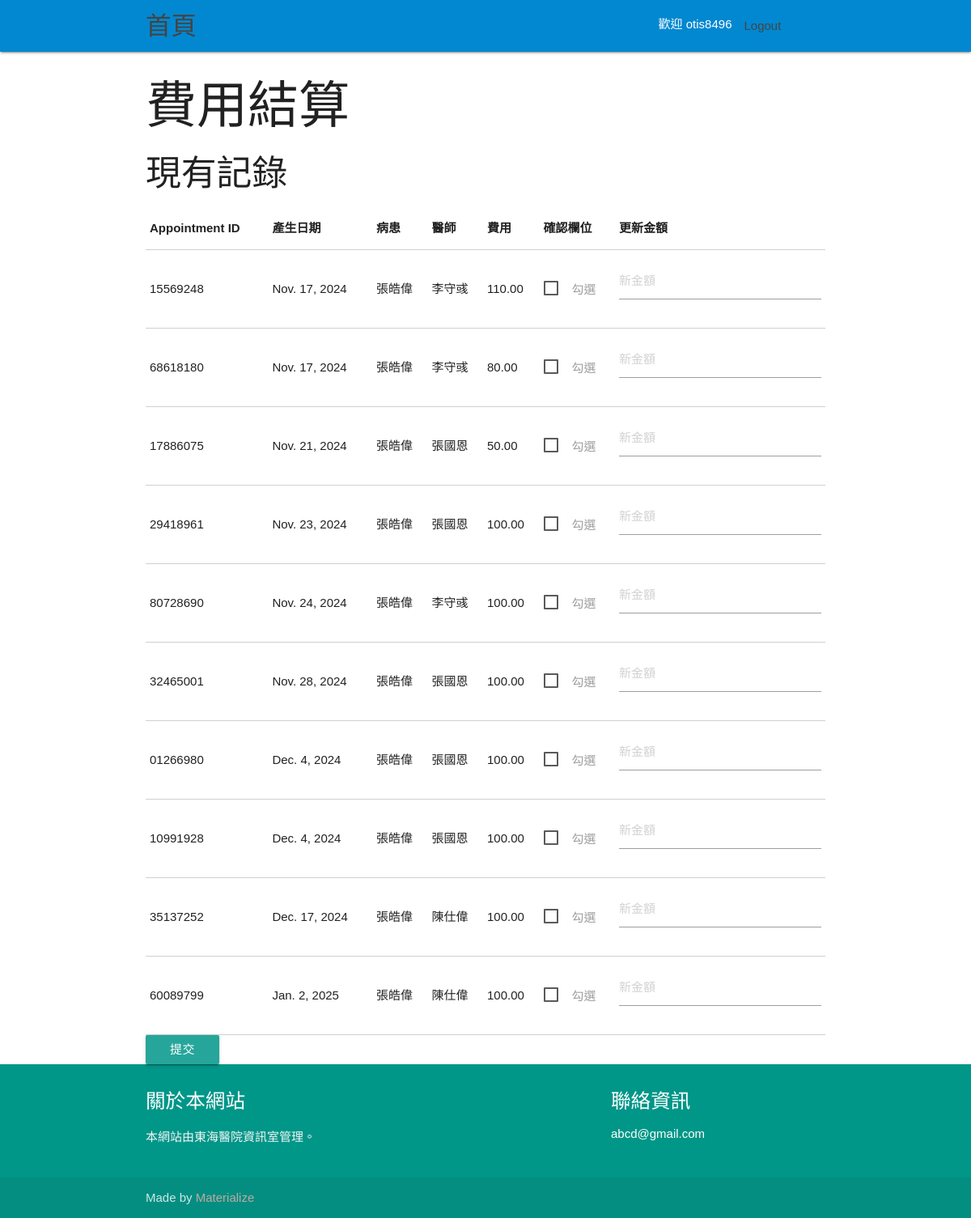
Screenshot of /billing/billing_interface/ (signed in) with the database file from the repository.
### appointments/models.py (models this page shows)
class User(AbstractUser):
    ROLE_CHOICES = [
        ('patient', 'Patient'),
        ('doctor', 'Doctor'),
    ]
    role = models.CharField(max_length=10, choices=ROLE_CHOICES, default='patient')  # 使用者的角色，預設為病患
    age = models.PositiveIntegerField(null=True, blank=True)  # 使用者的年齡（可選）
    gender = models.CharField(max_length=1, choices=[('M', 'Male'), ('F', 'Female')], null=True, blank=True)  # 性別

class Appointment(models.Model):
    appointment_id = models.CharField(max_length=8, unique=True, null=True, blank=True)  # 預約的唯一識別碼，最多 8 個字元，可為空
    patient = models.ForeignKey(Patient, on_delete=models.CASCADE, db_column="patient_id")  # 外鍵，指向病人，當病人被刪除時，所有與其相關的預約也會被刪除
    doctor = models.ForeignKey(Doctor, on_delete=models.CASCADE, db_column="doctor_id")  # 外鍵，指向醫生，當醫生被刪除時，所有與其相關的預約也會被刪除
    date = models.DateTimeField()  # 預約的日期和時間
    description = models.TextField()  # 預約的描述，記錄病人或醫生的相關註解

class Patient(models.Model):
    user = models.OneToOneField(User, on_delete=models.CASCADE, null=True, blank=True)  # 病患對應的使用者
    patient_id = models.CharField(max_length=8, unique=True, null=True, blank=True)
    dob = models.DateField()
    phone = models.CharField(max_length=15)

class Doctor(models.Model):
    user = models.OneToOneField(User, on_delete=models.CASCADE, null=True, blank=True)  # 醫生對應的使用者
    doctor_id = models.CharField(max_length=8, unique=True, null=True, blank=True)
    salary = models.DecimalField(max_digits=10, decimal_places=2, default=0.00)

### billing/models.py (models this page shows, shortened)
class BillingRecord(models.Model):
    appointment = models.OneToOneField(Appointment, on_delete=models.CASCADE)
    amount = models.DecimalField(max_digits=10, decimal_places=2)
    date_created = models.DateField(auto_now_add=True)

### billing/views.py (the view, shortened to what this page needs)
# urls.py: path('billing_interface/', views.billing_interface, name='billing_interface'),
def billing_interface(request):
    records = BillingRecord.objects.all()
    return render(request, 'billing/billing_interface.html', {'records': records})

### billing/templates/billing/billing_interface.html (shortened to what this page needs)
{% extends 'base.html' %}
{% block content %}
<h1>費用結算</h1>
<form method="post">
    <h3>現有記錄</h3>
    <table class="bordered responsive-table">
        <thead>
            <tr>
                <th data-field="appointment_id">Appointment ID</th>
                <th data-field="date_created">產生日期</th>
                <th data-field="patient_name">病患</th>
                <th data-field="doctor_name">醫師</th>
                <th data-field="price">費用</th>
                <th data-field="check">確認欄位</th>
                <th data-field="update">更新金額</th>
            </tr>
        </thead>
        <tbody>
            {% for record in records %}
            <tr>
                <td>{{ record.appointment.appointment_id }}</td>
                <td>{{ record.date_created }}</td>
                <td>{{ record.appointment.patient.user.last_name }}{{ record.appointment.patient.user.first_name }}</td>
                <td>{{ record.appointment.doctor.user.last_name }}{{ record.appointment.doctor.user.first_name }}</td>
                <td>{{ record.amount }}</td>
                <td>
                    <label for="update_{{ record.appointment.appointment_id }}">勾選</label>
                </td>
                <td>
                    <input
                        type="number"
                        step="10"
                        placeholder="新金額"
                        @change="updateValue('{{ record.appointment.appointment_id }}', $event.target.value)">
                </td>
            </tr>
            {% endfor %}
        </tbody>
    </table>
    <button class="btn" type="submit">提交</button>
</form>
{% endblock %}

### templates/base.html (shortened to what this page needs)
<!DOCTYPE html>
<html lang="zh-Hant-TW">
<head>
  {% load static %}
  <link href="{% static 'css/materialize.css' %}" type="text/css" rel="stylesheet" media="screen,projection"/>
  <link rel="stylesheet" href="https://cdnjs.cloudflare.com/ajax/libs/animate.css/4.0.0/animate.min.css"/>
  <link rel="stylesheet" type="text/css" href="{% static 'css/hover.css' %}"/>
  <link href="{% static 'css/style.css' %}" type="text/css" rel="stylesheet" media="screen,projection"/>
  <link rel="stylesheet" type="text/css" href="https://cdn.jsdelivr.net/npm/sweetalert2@9.17.0/dist/sweetalert2.min.css"/>
</head>
<body>
    <div>
	  <nav class="light-blue darken-2" role="navigation">
		<div class="nav-wrapper container">
                <a href="{% url 'home' %}" class="brand-logo">首頁</a>
                <ul class="right">
                    {% if user.is_authenticated %}
                    <li><p>歡迎 {{ user.username }}</p></li>
                    <li><a href="{% url 'logout' %}">Logout</a></li>
                    {% else %}
                    <li><a href="{% url 'login' %}">Login</a></li>
                    {% endif %}
                </ul>
		</div>
	  </nav>
    </div>
    <div id="app">
        <div class="container">
            {% block content %}{% endblock %}
        </div>
        <footer class="page-footer teal">
            <div class="container">
            <div class="row">
                <div class="col l6 s12">
                <h5 class="white-text" id="code">關於本網站</h5>
                <p class="grey-text text-lighten-4">本網站由東海醫院資訊室管理。</p>
                </div>
                <div class="col l4 offset-l2 s12">
                    <h5 class="white-text">聯絡資訊</h5>
                    <ul>
                        <li><a class="white-text" href="#!">abcd@gmail.com </a></li>
                    </ul>
                </div>
            </div>
            </div>
            <div class="footer-copyright">
            <div class="container">
            Made by <a class="brown-text text-lighten-3" href="http://materializecss.com">Materialize</a>
            </div>
            </div>
        </footer>
    </div>
</body>
</html>

### static/css/style.css (style rules this page uses)
body { font-family: 'Noto Sans TC', sans-serif !important; }
nav ul a, nav .brand-logo { color: #444; width: 7.7rem; }
p { line-height: 2rem; }
footer.page-footer { margin: 0; }

### rows the page displays
User: username "otis8496"
BillingRecord: appointment.appointment_id "15569248", date_created "Nov. 17, 2024", appointment.patient.user.last_name "張", appointment.patient.user.first_name "皓偉", appointment.doctor.user.last_name "李", appointment.doctor.user.first_name "守彧", amount "110.00"
BillingRecord: appointment.appointment_id "68618180", date_created "Nov. 17, 2024", appointment.patient.user.last_name "張", appointment.patient.user.first_name "皓偉", appointment.doctor.user.last_name "李", appointment.doctor.user.first_name "守彧", amount "80.00"
BillingRecord: appointment.appointment_id "17886075", date_created "Nov. 21, 2024", appointment.patient.user.last_name "張", appointment.patient.user.first_name "皓偉", appointment.doctor.user.last_name "張", appointment.doctor.user.first_name "國恩", amount "50.00"
BillingRecord: appointment.appointment_id "29418961", date_created "Nov. 23, 2024", appointment.patient.user.last_name "張", appointment.patient.user.first_name "皓偉", appointment.doctor.user.last_name "張", appointment.doctor.user.first_name "國恩", amount "100.00"
BillingRecord: appointment.appointment_id "80728690", date_created "Nov. 24, 2024", appointment.patient.user.last_name "張", appointment.patient.user.first_name "皓偉", appointment.doctor.user.last_name "李", appointment.doctor.user.first_name "守彧", amount "100.00"
BillingRecord: appointment.appointment_id "32465001", date_created "Nov. 28, 2024", appointment.patient.user.last_name "張", appointment.patient.user.first_name "皓偉", appointment.doctor.user.last_name "張", appointment.doctor.user.first_name "國恩", amount "100.00"
BillingRecord: appointment.appointment_id "01266980", date_created "Dec. 4, 2024", appointment.patient.user.last_name "張", appointment.patient.user.first_name "皓偉", appointment.doctor.user.last_name "張", appointment.doctor.user.first_name "國恩", amount "100.00"
BillingRecord: appointment.appointment_id "10991928", date_created "Dec. 4, 2024", appointment.patient.user.last_name "張", appointment.patient.user.first_name "皓偉", appointment.doctor.user.last_name "張", appointment.doctor.user.first_name "國恩", amount "100.00"
BillingRecord: appointment.appointment_id "35137252", date_created "Dec. 17, 2024", appointment.patient.user.last_name "張", appointment.patient.user.first_name "皓偉", appointment.doctor.user.last_name "陳", appointment.doctor.user.first_name "仕偉", amount "100.00"
BillingRecord: appointment.appointment_id "60089799", date_created "Jan. 2, 2025", appointment.patient.user.last_name "張", appointment.patient.user.first_name "皓偉", appointment.doctor.user.last_name "陳", appointment.doctor.user.first_name "仕偉", amount "100.00"
